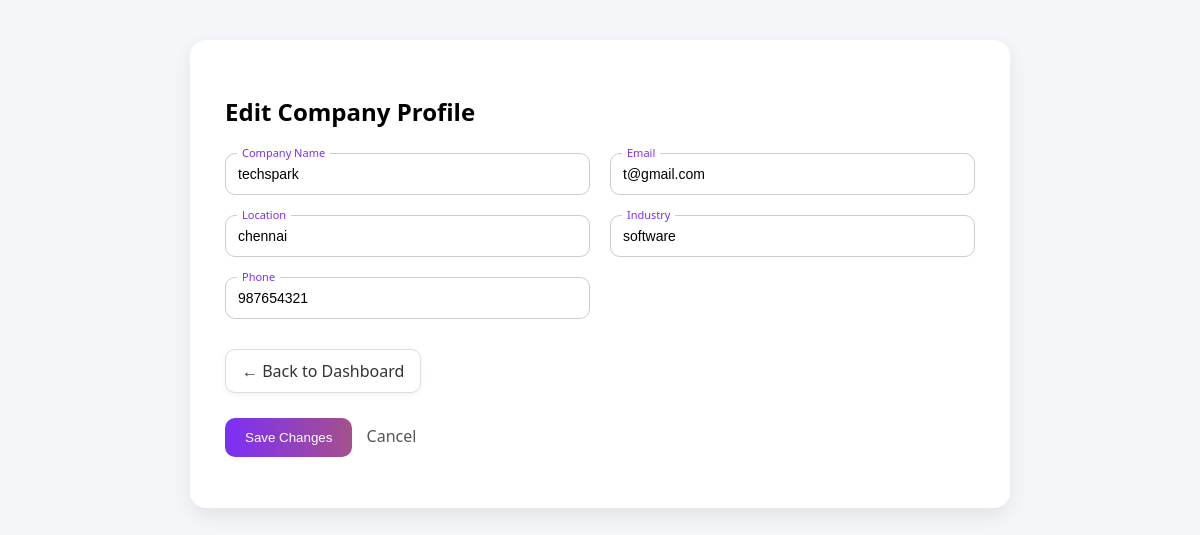
Screenshot of /placement/edit_company_profile.php (signed in) with the database file from the repository.
### tables this page shows
CREATE TABLE `companies` (
  `id` int(11) NOT NULL,
  `name` varchar(100) DEFAULT NULL,
  `location` varchar(100) DEFAULT NULL,
  `package` varchar(50) DEFAULT NULL,
  `email` varchar(100) DEFAULT NULL,
  `industry` varchar(100) DEFAULT NULL,
  `password` int(255) NOT NULL,
  `phone` varchar(15) DEFAULT NULL
);

### placement/edit_company_profile.php (the view, shortened to what this page needs)
<?php
include "database.php";
$company_id = $_SESSION['company_id'];
$company = mysqli_fetch_assoc(mysqli_query($conn,
"SELECT * FROM companies WHERE id='$company_id'"
));
?>
<div class="form-card">
<h2>Edit Company Profile</h2>
<form method="POST">
<div class="form-grid">
    <div class="input-group">
        <input type="text" name="name" value="<?php echo $company['name']; ?>" required placeholder=" ">
        <label>Company Name</label>
    </div>
    <div class="input-group">
        <input type="email" name="email" value="<?php echo $company['email']; ?>" required placeholder=" ">
        <label>Email</label>
    </div>
    <div class="input-group">
        <input type="text" name="location" value="<?php echo $company['location']; ?>" placeholder=" ">
        <label>Location</label>
    </div>
    <div class="input-group">
        <input type="text" name="industry" value="<?php echo $company['industry']; ?>" placeholder=" ">
        <label>Industry</label>
    </div>
    <div class="input-group">
        <input type="text" name="phone" value="<?php echo $company['phone']; ?>" placeholder=" ">
        <label>Phone</label>
    </div>
</div>
<div class="top-bar">
    <a href="company_dashboard.php" class="back-btn">
        ← Back to Dashboard
    </a>
</div>
<div class="form-actions">
    <button type="submit" class="btn-primary">Save Changes</button>
    <a href="company_dashboard.php" class="btn-cancel">Cancel</a>
</div>
</form>
</div>

### placement/edit_company_profile.php (style rules this page uses)
.form-card { background: white; padding: 35px; border-radius: 16px; max-width: 750px; margin: 40px auto; box-shadow: 0 8px 20px rgba(0,0,0,0.08); }
.form-card h2 { margin-bottom: 25px; }
.form-grid { display: grid; grid-template-columns: repeat(2, 1fr); gap: 20px; }
.input-group { position: relative; }
.input-group input { width: 100%; padding: 12px; border-radius: 10px; border: 1px solid #ccc; outline: none; transition: 0.3s; font-size: 14px; }
.input-group label { position: absolute; top: 12px; left: 12px; background: white; padding: 0 5px; color: #777; font-size: 13px; transition: 0.3s; }
.input-group input:focus + label, .input-group input:not(:placeholder-shown) + label { top: -8px; font-size: 11px; color: #7b2ff7; }
.form-actions { margin-top: 25px; }
.btn-primary { background: linear-gradient(90deg,#7b2ff7,#a4508b); color: white; padding: 12px 20px; border-radius: 10px; border: none; cursor: pointer; transition: 0.3s; }
.btn-cancel { margin-left: 10px; text-decoration: none; color: #555; }
.top-bar { max-width: 750px; margin: 30px auto 0; }
.back-btn { display: inline-flex; align-items: center; gap: 6px; background: white; border: 1px solid #ddd; padding: 10px 16px; border-radius: 10px; text-decoration: none; color: #333; font-weight: 500; box-shadow: 0 2px 6px rgba(0,0,0,0.05); transition: 0.3s; }

### rows the page displays
companies: name "techspark", email "t@gmail.com", location "chennai", industry "software", phone "987654321"
